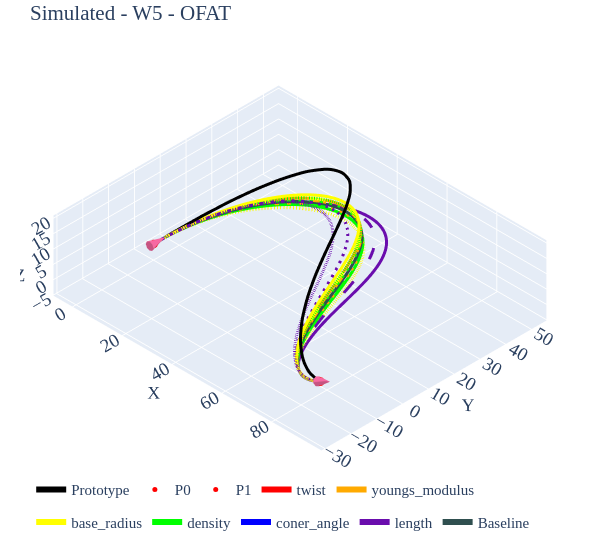

Write notebook code for a chart like this one.
### Code cell
#| label: w5-main

df=pd.read_csv('../../data/2001/w5.csv')
doe_df=pd.read_csv('../../pyelastica/wiper_ofat10p/data/doe_df.csv')[100:]
prt=df.iloc[10:,2:].reset_index(drop=True).values
p0=df.iloc[5,2:].values.astype(float)
p1=df.iloc[6,2:].values.astype(float)
u0=df.iloc[8,2:].values.astype(float)*df.iloc[2,1]
u1=df.iloc[9,2:].values.astype(float)*df.iloc[3,1]
fig=go.Figure()
fig.add_trace(go.Scatter3d(x=prt[:,0],y=prt[:,1],z=prt[:,2],mode='lines',name='Prototype',line=dict(color='black',width=6)))
fig.add_trace(go.Scatter3d(x=[p0[0]],y=[p0[1]],z=[p0[2]],mode='markers',name='P0',marker=dict(size=5,color='red')))
fig.add_trace(go.Scatter3d(x=[p1[0]],y=[p1[1]],z=[p1[2]],mode='markers',name='P1',marker=dict(size=5,color='red')))
fig.add_trace(go.Cone(x=[p0[0]],y=[p0[1]],z=[p0[2]],u=[u0[0]],v=[u0[1]],w=[u0[2]],colorscale='RdPu',sizemode='absolute',sizeref=6,showscale=False,name='U@P0',showlegend=False))
fig.add_trace(go.Cone(x=[p1[0]],y=[p1[1]],z=[p1[2]],u=[u1[0]],v=[u1[1]],w=[u1[2]],colorscale='RdPu',sizemode='absolute',sizeref=6,showscale=False,name='U@P1',showlegend=False))
a=pd.DataFrame(prt).iloc[50].values

param_colors={'twist':'#ff0000','youngs_modulus':'#ffaa00','base_radius':'#ffff00','density':'#00ff00','coner_angle':'#0000ff','length':'#6a0dad'}
dash_map = {-10: "dot",-5: "dash",5: "longdash",10: "solid"}
for i in range(len(doe_df)):
    scenario=doe_df['scenario'].iloc[i]
    if scenario=='baseline':
        continue
    param,lvl=scenario.rsplit('_',1)
    lvl=int(lvl)
    spl3=pd.read_csv('../../pyelastica/wiper_ofat10p/data/w5_'+scenario+'.csv')
    spl3=spl3.values
    color=param_colors[param]
    dash=dash_map[lvl]
    fig.add_trace(go.Scatter3d(
        x=spl3[:,0],
        y=spl3[:,1],
        z=spl3[:,2],
        mode='lines',
        name=param,
        legendgroup=param,
        showlegend=(lvl==10),
        line=dict(color=color,width=6,dash=dash),
        customdata=np.tile(np.array([i,doe_df["twist"].iloc[i],doe_df["youngs_modulus"].iloc[i]*1000,doe_df['base_radius'].iloc[i],doe_df['density'].iloc[i]*10e5,doe_df['coner_angle'].iloc[i],doe_df['length'].iloc[i]]),(spl3.shape[0],1)),
        hovertemplate=f"{scenario}<br>"+"twist= %{customdata[1]:.2f} deg<br>"+"E= %{customdata[2]:.2f} MPa<br>"+"r= %{customdata[3]:.2f} mm<br>"+"ro= %{customdata[4]:.2f} g/cm3<br>"+"cone angle= %{customdata[5]:.2f} deg<br>"+"length= %{customdata[6]:.2f} mm<br>"+"<extra></extra>"
    ))

spl3=pd.read_csv('../../pyelastica/wiper_ofat10p/data/w5_baseline.csv').values
fig.add_trace(go.Scatter3d(
    x=spl3[:,0],
    y=spl3[:,1],
    z=spl3[:,2],
    mode='lines',
    name='Baseline',
    showlegend=True,
    line=dict(color='darkslategrey',width=6),
    customdata=np.tile(np.array(['Baseline',doe_df["twist"].iloc[i],doe_df["youngs_modulus"].iloc[i]*1000,doe_df['base_radius'].iloc[i],doe_df['density'].iloc[i]*10e5,doe_df['coner_angle'].iloc[i],doe_df['length'].iloc[i]]),(spl3.shape[0],1)),
    hovertemplate=f"Baseline<br>"+"twist= %{customdata[1]:.2f} deg<br>"+"E= %{customdata[2]:.2f} MPa<br>"+"r= %{customdata[3]:.2f} mm<br>"+"ro= %{customdata[4]:.2f} g/cm3<br>"+"cone angle= %{customdata[5]:.2f} deg<br>"+"length= %{customdata[6]:.2f} mm<br>"+"<extra></extra>"
))

fig.update_layout(title='Simulated - W5 - OFAT',scene=dict(xaxis_title='X',yaxis_title='Y',zaxis_title='Z',camera=dict(eye=dict(x=1,y=-1,z=1))),legend=dict(x=0.02,y=0.05,orientation='h',groupclick='togglegroup'),font=dict(size=15,family='Times New Roman'),autosize=False,height=550,width=600,margin=dict(l=20,r=20,t=40,b=20),showlegend=True)
fig.update_scenes(camera_projection_type='orthographic')

fig.show()
